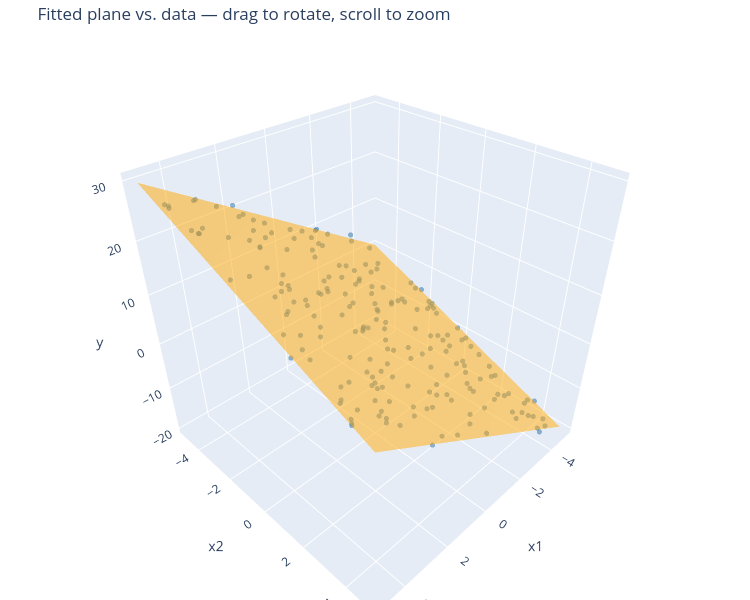

Notebook source saved alongside this figure:
### Markdown cell above
The plot below uses [Plotly](https://plotly.com/python/) instead of
Matplotlib so you can **drag to rotate it and scroll to zoom** — much easier
to judge how well a plane fits a 3D point cloud than from one fixed angle. If
Plotly isn't installed (`pip install plotly`), it automatically falls back to
a static Matplotlib plot.

### Code cell
try:
    import plotly.graph_objects as go

    x1_grid, x2_grid = np.meshgrid(
        np.linspace(x1.min(), x1.max(), 20),
        np.linspace(x2.min(), x2.max(), 20),
    )
    y_grid = model.predict(x1_grid, x2_grid)

    fig = go.Figure(data=[
        go.Scatter3d(
            x=x1, y=x2, z=y, mode="markers",
            marker=dict(size=3, opacity=0.6, color="steelblue"),
            name="data",
        ),
        go.Surface(
            x=x1_grid, y=x2_grid, z=y_grid, opacity=0.5,
            colorscale=[[0, "orange"], [1, "orange"]], showscale=False,
            name="fitted plane",
        ),
    ])
    fig.update_layout(
        title="Fitted plane vs. data — drag to rotate, scroll to zoom",
        scene=dict(xaxis_title="x1", yaxis_title="x2", zaxis_title="y"),
        width=750, height=600,
        margin=dict(l=0, r=0, b=0, t=40),
    )
    fig.show()

except ImportError:
    print("Plotly isn't installed (pip install plotly for an interactive, "
          "rotatable version) -- showing a static Matplotlib plot instead.")

    fig = plt.figure(figsize=(7, 6))
    ax = fig.add_subplot(111, projection="3d")
    ax.scatter(x1, x2, y, alpha=0.6, label="data")

    x1_grid, x2_grid = np.meshgrid(
        np.linspace(x1.min(), x1.max(), 10),
        np.linspace(x2.min(), x2.max(), 10),
    )
    y_grid = model.predict(x1_grid, x2_grid)
    ax.plot_surface(x1_grid, x2_grid, y_grid, alpha=0.3, color="orange")

    ax.set_xlabel("x1")
    ax.set_ylabel("x2")
    ax.set_zlabel("y")
    ax.set_title("Fitted plane vs. data")
    plt.show()

### Figure 1 — Plotly figure (JSON) as saved in the notebook; plotly's stock layout.template omitted (floating-point values rounded to 4 significant figures; data arrays with more than 128 entries replaced by an {"elided": "..."} marker saying what was removed)
{"data": [{"marker": {"color": "steelblue", "opacity": 0.6, "size": 3}, "mode": "markers", "name": "data", "type": "scatter3d", "x": {"elided": "200 float values"}, "y": {"elided": "200 float values"}, "z": {"elided": "200 float values"}}, {"colorscale": [[0, "orange"], [1, "orange"]], "name": "fitted plane", "opacity": 0.5, "showscale": false, "type": "surface", "x": {"elided": "20x20 float values"}, "y": {"elided": "20x20 float values"}, "z": {"elided": "20x20 float values"}}], "layout": {"height": 600, "margin": {"b": 0, "l": 0, "r": 0, "t": 40}, "scene": {"xaxis": {"title": {"text": "x1"}}, "yaxis": {"title": {"text": "x2"}}, "zaxis": {"title": {"text": "y"}}}, "title": {"text": "Fitted plane vs. data — drag to rotate, scroll to zoom"}, "width": 750}}
